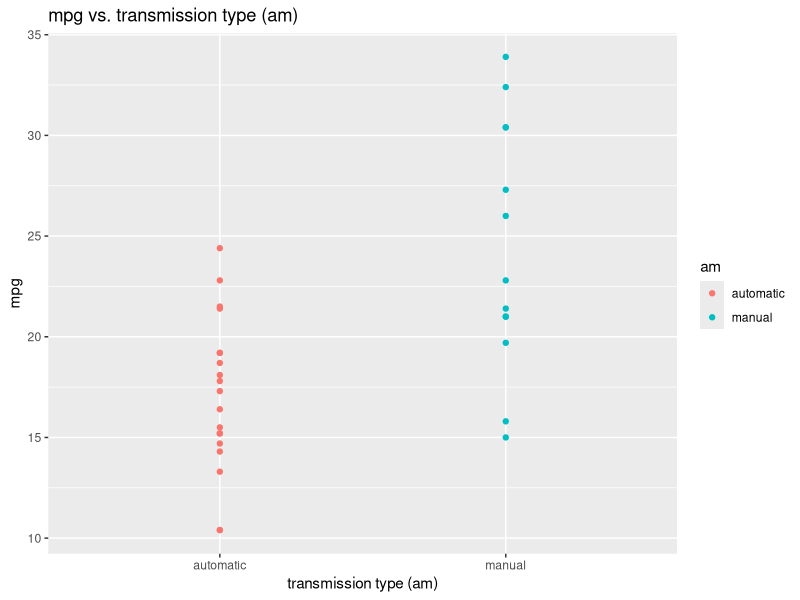

This chart was generated by the following R code: (Note: this script raises an error after producing the figure.)
## ---- chunk 1
    data(mtcars)
    
    # convert am to factor and rename levels
    mtcars$am <- as.factor(mtcars$am)
    levels(mtcars$am) <- c("automatic", "manual")

## ---- chunk 2
    library(ggplot2)
    library(grid)
    
    qplot(x=am, y=mpg, data=mtcars, colour=am) + 
        ggtitle("mpg vs. transmission type (am)") + 
        xlab("transmission type (am)")

## ---- chunk 3
    model <- lm(mpg ~ am - 1, data=mtcars)
## ---- chunk 4

    B1 <- coef(model)[1]
    B2 <- coef(model)[2]
    
    qplot(x=am, y=mpg, data=mtcars, colour=am) + 
        ggtitle("mpg vs. transmission type (am)") + 
        xlab("transmission type (am)") +
        geom_hline(y=B1, colour=2) + 
        geom_hline(y=B2, colour=5)

## ---- chunk 5
    summary(model)
    ## 
    ## Call:
    ## lm(formula = mpg ~ am - 1, data = mtcars)
    ## 
    ## Residuals:
    ##     Min      1Q  Median      3Q     Max 
    ## -9.3923 -3.0923 -0.2974  3.2439  9.5077 
    ## 
    ## Coefficients:
    ##             Estimate Std. Error t value Pr(>|t|)    
    ## amautomatic   17.147      1.125   15.25 1.13e-15 ***
    ## ammanual      24.392      1.360   17.94  < 2e-16 ***
    ## ---
    ## Signif. codes:  0 '***' 0.001 '**' 0.01 '*' 0.05 '.' 0.1 ' ' 1
    ## 
    ## Residual standard error: 4.902 on 30 degrees of freedom
    ## Multiple R-squared:  0.9487, Adjusted R-squared:  0.9452 
    ## F-statistic: 277.2 on 2 and 30 DF,  p-value: < 2.2e-16
## ---- chunk 6
    model.y <- lm(mpg ~ am, data=mtcars)
    summary(model.y)
    ## 
    ## Call:
    ## lm(formula = mpg ~ am, data = mtcars)
    ## 
    ## Residuals:
    ##     Min      1Q  Median      3Q     Max 
    ## -9.3923 -3.0923 -0.2974  3.2439  9.5077 
    ## 
    ## Coefficients:
    ##             Estimate Std. Error t value Pr(>|t|)    
    ## (Intercept)   17.147      1.125  15.247 1.13e-15 ***
    ## ammanual       7.245      1.764   4.106 0.000285 ***
    ## ---
    ## Signif. codes:  0 '***' 0.001 '**' 0.01 '*' 0.05 '.' 0.1 ' ' 1
    ## 
    ## Residual standard error: 4.902 on 30 degrees of freedom
    ## Multiple R-squared:  0.3598, Adjusted R-squared:  0.3385 
    ## F-statistic: 16.86 on 1 and 30 DF,  p-value: 0.000285
## ---- chunk 7

    B0 <- coef(model.y)[1]
    B1 <- coef(model.y)[2]
    
    qplot(x=am, y=mpg, data=mtcars, colour=am) + 
        ggtitle("mpg vs. transmission type (am)") + 
        xlab("transmission type (am)") +
        geom_hline(y=B0, colour=2) + 
        geom_hline(y=B0+B1, colour=5)

## ---- chunk 8
    mpg.actual <- mtcars$mpg
    mpg.predicted <- predict(model.y)
    mpg.residual <- resid(model.y)
    
    data.frame(mpg.actual, mtcars$am, mpg.predicted, mpg.residual)

    hist(mpg.residual, 
         col="yellow", 
         main="Distribution of mpg residuals", 
         xlab="mpg residuals")

    ##                     mpg.actual mtcars.am mpg.predicted mpg.residual
    ## Mazda RX4                 21.0    manual      24.39231   -3.3923077
    ## Mazda RX4 Wag             21.0    manual      24.39231   -3.3923077
    ## Datsun 710                22.8    manual      24.39231   -1.5923077
    ## Hornet 4 Drive            21.4 automatic      17.14737    4.2526316
    ## Hornet Sportabout         18.7 automatic      17.14737    1.5526316
    ## Valiant                   18.1 automatic      17.14737    0.9526316
    ## ...    

## ---- chunk 9
    mpg.actual <- mtcars$mpg
    mpg.predicted <- predict(model)
    mpg.residual <- resid(model)
    
    data.frame(mpg.actual, mtcars$am, mpg.predicted, mpg.residual)

    hist(mpg.residual, 
         col="yellow", 
         main="Distribution of mpg residuals", 
         xlab="mpg residuals")

    ##                     mpg.actual mtcars.am mpg.predicted mpg.residual
    ## Mazda RX4                 21.0    manual      24.39231   -3.3923077
    ## Mazda RX4 Wag             21.0    manual      24.39231   -3.3923077
    ## Datsun 710                22.8    manual      24.39231   -1.5923077
    ## Hornet 4 Drive            21.4 automatic      17.14737    4.2526316
    ## Hornet Sportabout         18.7 automatic      17.14737    1.5526316
    ## Valiant                   18.1 automatic      17.14737    0.9526316
    ## ...
    
## ---- chunk 10
    ss.res <- sum(mpg.residual^2) 
    ss.tot <- with(mtcars, sum( (mpg - mean(mpg))^2 ) )
    
    R2 <- 1 - ss.res / ss.tot
    ## 0.3597989
